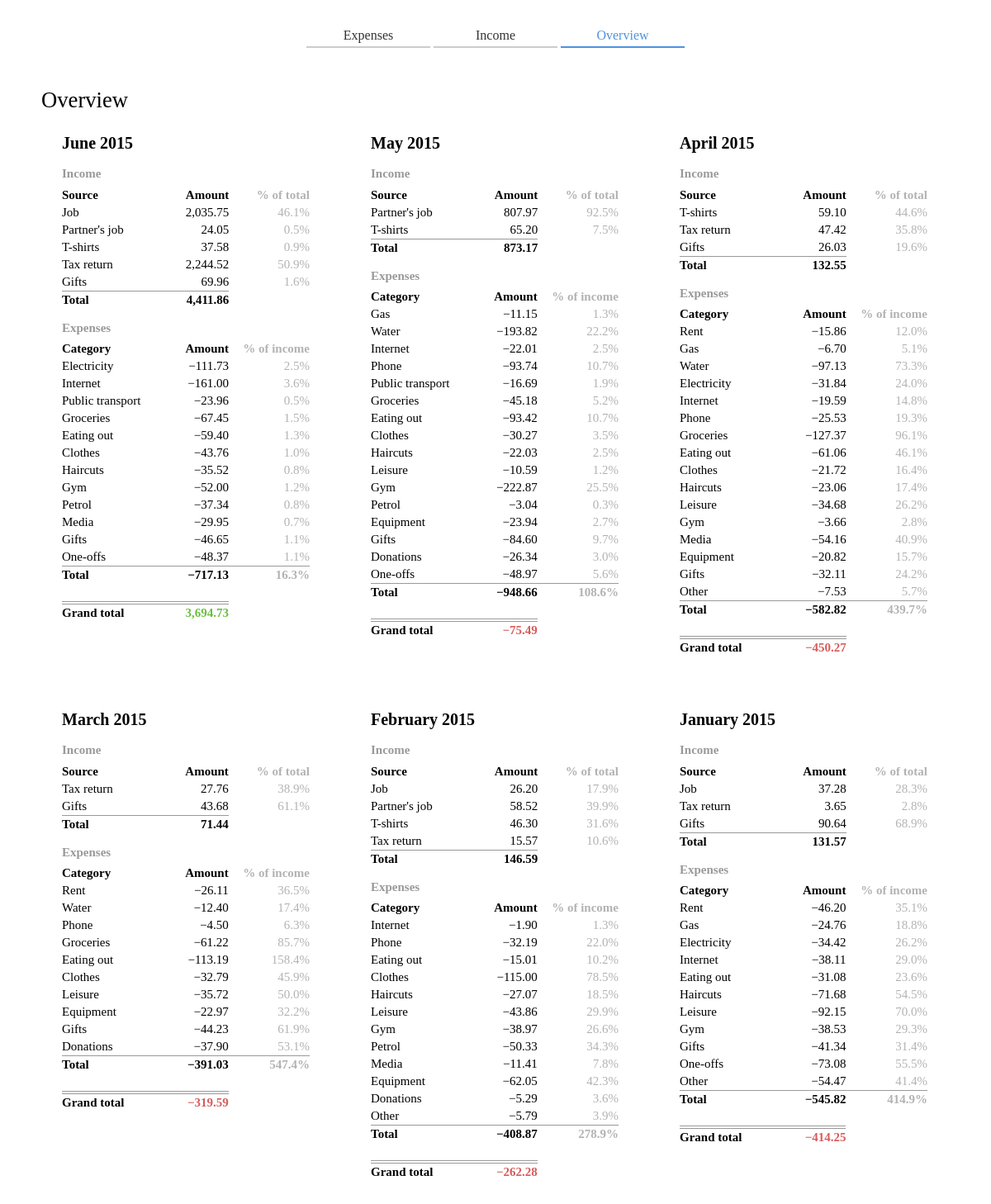
The page /overview/ on the database its author committed.
### models.py (models this page shows)
class IncomeSource(Base):
  __tablename__ = 'income_sources'
  id = Column(Integer, primary_key = True)
  name = Column(String(30), nullable = False)

class Category(Base):
  __tablename__ = 'categories'
  id = Column(Integer, primary_key = True)
  name = Column(String(30), nullable = False)

### views.py (the view)
@app.route('/overview/')
def Overview():
  allCategoryRows = session.query(Category).all()
  allSourceRows = session.query(IncomeSource).all()
  categoryNames = {}
  for row in allCategoryRows:
    categoryNames[row.id] = row.name
  sourceNames = {}
  for row in allSourceRows:
    sourceNames[row.id] = row.name
  months = []
  months.append(Month(first_of_current_month()))
  for i in range(1, 6):
    months.append(Month(n_months_ago(i)))
  for m in months:
    m.cat_totals = {}
    m.src_totals = {}
    for row in allCategoryRows:
      m.cat_totals[row.id] = 0
    for row in allSourceRows:
      m.src_totals[row.id] = 0
    m.total_expenses = 0
    m.total_income = 0
    m.expenses_rows = session.query(ExpensesItem).join("category").filter(ExpensesItem.date.between(m.date_string, m.end_date_string)).order_by(desc("date")).all()
    m.income_rows = session.query(IncomeItem).join("source").filter(IncomeItem.date.between(m.date_string, m.end_date_string)).order_by(desc("date")).all()
    for row in m.expenses_rows:
      m.total_expenses += row.amount
      m.cat_totals[row.category_id] += row.amount
    for row in m.income_rows:
      m.total_income += row.amount
      m.src_totals[row.source_id] += row.amount
  return render_template('overview.html',
                         months = months,
                         categoryNames = categoryNames,
                         sourceNames = sourceNames)

### views.py (called while the page is built)
def first_of_current_month():
  now = datetime.now()
  return now + relativedelta(day=1)

def n_months_ago(n):
  now = datetime.now()
  return now + relativedelta(months = -n, day = 1)

@app.context_processor
def utility_processor():
  def format_money(amount):
    result = format(float(amount)/100, ',.2f')
    if amount < 0:
      result = result.replace('-', u'\u2212')
    return result
  return dict(format_money=format_money)

### templates/overview.html
{% extends "expenses.html" %}
{% block content %}
  <div class="page-wrapper">
  <nav>
    <ul>
      <a href="{{ url_for('Expenses') }}"><li>Expenses</li></a>
      <a href="{{ url_for('Income') }}"><li>Income</li></a>
      <li class="active-link">Overview</li>
    </ul>
  </nav>
  <div class="overview content">
  <h1 class="page-heading">Overview</h1>
    <div class="overview panel-container">
      {% include "overview_month.html" %}
    </div>
  </div>
  </div>
{% endblock %}

### templates/overview_month.html
      {% for month in months %}
      {% if month.total_income != 0 or month.total_expenses != 0 %}
      <div class="panel">
      <div class="overview table-container">
      <h2 class="overview month-heading">{{ month.name }}</h2>
      {% if month.total_income != 0 %}
      <h3>Income</h3>
      <table class="overview income">
        <tr>
          <th class="overview catsrc">Source</th>
          <th class="overview amount">Amount</th>
          <th class="overview percentage">% of total</th>
        </tr>
        {% for src in month.src_totals %}
        {% if month.src_totals[src] != 0 %}
        <tr>
          <td class="overview catsrc">{{ sourceNames[src] }}</td>
          <td class="overview amount">{{ format_money(month.src_totals[src]) }}</td>
          <td class="overview percentage">{{ '%0.1f' % ((month.src_totals[src] / month.total_income) * 100) }}%</td>
        </tr>
        {% endif %}
        {% endfor %}
        <tr>
          <td class="overview income total-cell">Total</td>
          <td class="overview income total-cell amount">{{ format_money(month.total_income) }}</td>
        </tr>
      </table>
      <br>
      {% endif %}
      {% if month.total_expenses != 0 %}
      <h3>Expenses</h3>
      <table class="overview expenses">
        <tr>
          <th class="overview catsrc">Category</th>
          <th class="overview amount">Amount</th>
          <th class="overview percentage">% of income</th>
        </tr>
        {% for cat in month.cat_totals %}
        {% if month.cat_totals[cat] != 0 %}
        <tr>
          <td class="overview catsrc">{{ categoryNames[cat] }}</td>
          <td class="overview amount">&minus;{{ format_money(month.cat_totals[cat]) }}</td>
          <td class="overview percentage">{{ '%0.1f' % ((month.cat_totals[cat] / month.total_income) * 100) }}%</td>
        </tr>
        {% endif %}
        {% endfor %}
        <tr>
          <td class="overview expenses total-cell">Total</td>
          <td class="overview expenses total-cell amount">&minus;{{ format_money(month.total_expenses) }}</td>
          <td class="overview expenses total-cell percentage">{{ '%0.1f' % ((month.total_expenses / month.total_income) * 100) }}%</td>
        </tr>
        {% if month.total_income != 0 and month.total_expenses != 0 %}
        <tr>
          <td class="overview catsrc">&nbsp;</td>
          <td class="overview amount">&nbsp;</td>
        </tr>
        <tr>
            {% if month.total_income - month.total_expenses >= 0 %}
            <td class="overview total-cell grand-total">Grand total</td>
            <td class="overview total-cell grand-total amount profit">{{ format_money(month.total_income - month.total_expenses) }}</td>
            {% else %}
            <td class="overview total-cell grand-total">Grand total</td>
            <td class="overview total-cell grand-total amount loss">{{ format_money(month.total_income - month.total_expenses) }}</td>
            {% endif %}
        </tr>
        {% endif %}
      </table>
      <br>
      {% endif %}
      </div>
      </div>
      {% endif %}
      {% endfor %}

### static/style.css (style rules this page uses)
*, *:before, *:after { -moz-box-sizing: border-box; -webkit-box-sizing: border-box; box-sizing: border-box; }
body { font: 15px "Source Sans Pro" sans-serif; background-color: white; }
h1, h2, h3, h4, h5, h6 { font-weight: 300; margin-bottom: 0.5em; }
h1 { font-size: 26.66667px; }
h1.page-heading { display: inline-block; width: 170px; vertical-align: top; }
h2 { font-size: 20px; font-weight: 400; }
h3 { font-size: 15px; font-weight: 600; color: #999999; }
a { color: #4d92e0; text-decoration: none; cursor: pointer; }
.active-link { color: #4d92e0; border-color: #4d92e0; }
.page-wrapper { padding: 30px 0 50px 0; margin: 0 auto; width: 1150px; }
nav { margin-bottom: 50px; }
nav ul { text-align: center; }
nav ul li { display: inline-block; width: 150px; padding: 5px 0; background-color: white; border-bottom: 2px solid #cccccc; font: 15px "Source Sans Pro" sans-serif; }
nav ul a li { color: #333; }
.content { margin: 0 auto; }
table { border-collapse: collapse; }
table th { font-weight: 600; text-align: left; }
table th.amount { text-align: right; }
table tr td, table tr th { padding: 3px 0px; font-size: 15px; background: transparent; }
.table-container { width: 420px; padding: 15px 25px; margin: 0; }
.overview.content { width: 1100px; display: block; }
.panel { width: 350px; display: inline-block; vertical-align: top; margin-bottom: 20px; margin-right: 20px; }
.panel:nth-child(3n+0) { margin-right: 0; }
.overview.month-heading { margin-bottom: 20px; font-weight: 600; }
.profit { color: #6abf40; }
.loss { color: #d65c5c; }
.overview.table-container { width: auto; }
table.overview th, table.overview td { padding: 3px 0px; font-size: 15px; background: transparent; }
.overview.catsrc { width: 150px; }
.overview.amount { width: 80px; text-align: right; }
.overview.percentage { width: 110px; color: rgba(0, 0, 0, 0.3); padding-left: 15px; text-align: right; }
.total-cell { border-top: 1px solid #999999; font-weight: 600; }
.total-cell.amount { text-align: right; }
.grand-total { border-top: 4px double #999999; }

### rows shown on the page
IncomeSource: name "Job" "Job" "Job"
IncomeSource: name "Partner's job" "Partner's job" "Partner's job"
IncomeSource: name "T-shirts" "T-shirts" "T-shirts" "T-shirts"
IncomeSource: name "Tax return" "Tax return" "Tax return" "Tax return" "Tax return"
IncomeSource: name "Gifts" "Gifts" "Gifts" "Gifts"
Category: name "Electricity" "Electricity" "Electricity"
Category: name "Internet" "Internet" "Internet" "Internet" "Internet"
Category: name "Public transport" "Public transport"
Category: name "Groceries" "Groceries" "Groceries" "Groceries"
Category: name "Eating out" "Eating out" "Eating out" "Eating out" "Eating out" "Eating out"
Category: name "Clothes" "Clothes" "Clothes" "Clothes" "Clothes"
Category: name "Haircuts" "Haircuts" "Haircuts" "Haircuts" "Haircuts"
Category: name "Gym" "Gym" "Gym" "Gym" "Gym"
Category: name "Petrol" "Petrol" "Petrol"
Category: name "Media" "Media" "Media"
Category: name "Gifts" "Gifts" "Gifts" "Gifts" "Gifts"
Category: name "One-offs" "One-offs" "One-offs"
Category: name "Gas" "Gas" "Gas"
Category: name "Water" "Water" "Water"
Category: name "Phone" "Phone" "Phone" "Phone"
Category: name "Leisure" "Leisure" "Leisure" "Leisure" "Leisure"
Category: name "Equipment" "Equipment" "Equipment" "Equipment"
Category: name "Donations" "Donations" "Donations"
Category: name "Rent" "Rent" "Rent"
Category: name "Other" "Other" "Other"

### other values the page prints
{{ month.name }} "June 2015" "May 2015" "April 2015" "March 2015" "February 2015" "January 2015"
{{ '%0.1f' % ((month.src_totals[src] / month.total_income) * 100) }} "46.1" "0.5" "0.9" "50.9" "1.6" "92.5" "7.5" "44.6" "35.8" "19.6" "38.9" "61.1" "17.9" "39.9" "31.6" "10.6" "28.3" "2.8" "68.9"
{{ '%0.1f' % ((month.cat_totals[cat] / month.total_income) * 100) }} "2.5" "3.6" "0.5" "1.5" "1.3" "1.0" "0.8" "1.2" "0.8" "0.7" "1.1" "1.1" "1.3" "22.2" "2.5" "10.7" "1.9" "5.2" "10.7" "3.5" "2.5" "1.2" "25.5" "0.3" "2.7" "9.7" "3.0" "5.6" "12.0" "5.1" "73.3" "24.0" "14.8" "19.3" "96.1" "46.1" "16.4" "17.4" "26.2" "2.8" "40.9" "15.7" "24.2" "5.7" "36.5" "17.4" "6.3" "85.7" "158.4" "45.9" "50.0" "32.2" "61.9" "53.1" "1.3" "22.0" "10.2" "78.5" "18.5" "29.9" "26.6" "34.3" "7.8" "42.3" "3.6" "3.9" "35.1" "18.8" "26.2" "29.0" "23.6" "54.5" "70.0" "29.3" "31.4" "55.5" "41.4"
{{ '%0.1f' % ((month.total_expenses / month.total_income) * 100) }} "16.3" "108.6" "439.7" "547.4" "278.9" "414.9"
